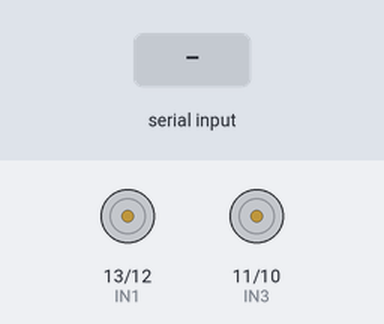
This sketch was run on a simulated Arduino Uno, built with avr-gcc and run on an emulated ATmega328P. On the bench: motor-driver pin pairs drawn as motors (green arrow = first pin HIGH = forward, orange = second pin HIGH = backward, longer = more drive, scaled by the enable pin). The inputs (shaded band) are chosen by the test bench.

Above: at 1.2 s.
1.3 s: "F" received over Serial
At 2.5 s:
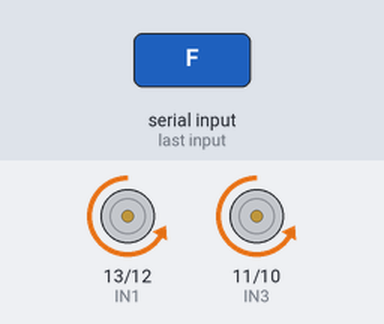
2.8 s: "B" received over Serial
At 3.8 s:
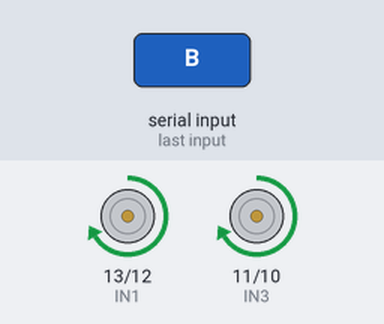
4.3 s: "R" received over Serial
At 5.0 s:
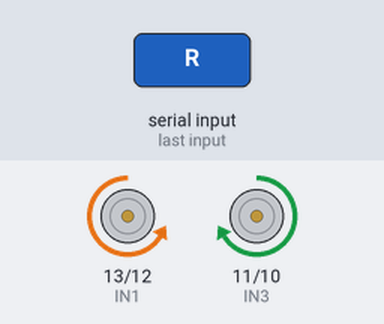
5.8 s: "L" received over Serial
At 6.1 s:
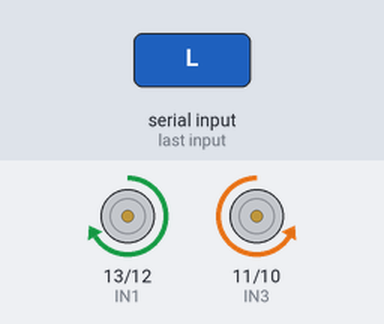
Timing chart, 0 to 8.3 s (numbered marks = the images above; inputs shaded):
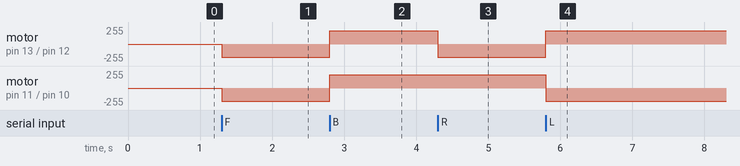

Measured:
- after the input at 1.3 s, motor on pin 13 (IN1) / pin 12 (IN2), motor on pin 11 (IN3) / pin 10 (IN4): stopped → backward 200/255 at once
- after the input at 2.8 s, motor on pin 13 (IN1) / pin 12 (IN2), motor on pin 11 (IN3) / pin 10 (IN4): backward 200/255 → forward 200/255 at once
- after the input at 4.3 s, motor on pin 13 (IN1) / pin 12 (IN2): forward 200/255 → backward 200/255 at once
- after the input at 5.8 s, motor on pin 13 (IN1) / pin 12 (IN2): backward 200/255 → forward 200/255 at once; motor on pin 11 (IN3) / pin 10 (IN4): forward 200/255 → backward 200/255 at once

The sketch:

prueba_sentido_motores.ino
```cpp
// Motor A --> IZQUIERDO
int ENA = 6;
int IN1 = 13;
int IN2 = 12;

// Motor B --> DERECHO
int ENB = 5;
int IN3 = 11;
int IN4 = 10;

int velocidad = 200;

void setup()
{
  Serial.begin(9600) ;

  pinMode (ENA, OUTPUT);
  pinMode (ENB, OUTPUT);
  pinMode (IN1, OUTPUT);
  pinMode (IN2, OUTPUT);
  pinMode (IN3, OUTPUT);
  pinMode (IN4, OUTPUT);
}

void loop()
{
  // Lectura del puerto serie
  if (Serial.available())
    switch (Serial.read())
    {
      case 'F':
        Adelante();
        break;
      case 'B':
        Atras();
        break;
      case 'R':
        Derecha();
        break;
      case 'L':
        Izquierda();
        break;
      case 'S':
        Parar();
        break;
    }
}

void Adelante ()
{
  // Direccion motor A
  digitalWrite (IN1, LOW);
  digitalWrite (IN2, HIGH);
  analogWrite (ENA, velocidad); // Velocidad motor A
  // Direccion motor B
  digitalWrite (IN3, LOW);
  digitalWrite (IN4, HIGH);
  analogWrite (ENB, velocidad); // Velocidad motor B
}

void Atras ()
{
  // Direccion motor A
  digitalWrite (IN1, HIGH);
  digitalWrite (IN2, LOW);
  analogWrite (ENA, velocidad); // Velocidad motor A
  // Direccion motor B
  digitalWrite (IN3, HIGH);
  digitalWrite (IN4, LOW);
  analogWrite (ENB, velocidad); // Velocidad motor B
}

void Derecha ()
{
  // Direccion motor A
  digitalWrite (IN1, LOW);
  digitalWrite (IN2, HIGH);
  analogWrite (ENA, velocidad); // Velocidad motor A
  // Direccion motor B
  digitalWrite (IN3, HIGH);
  digitalWrite (IN4, LOW);
  analogWrite (ENB, velocidad); // Velocidad motor B
}

void Izquierda ()
{
  // Direccion motor A
  digitalWrite (IN1, HIGH);
  digitalWrite (IN2, LOW);
  analogWrite (ENA, velocidad); // Velocidad motor A
  // Direccion motor B
  digitalWrite (IN3, LOW);
  digitalWrite (IN4, HIGH);
  analogWrite (ENB, velocidad); // Velocidad motor B
}

void Parar ()
{
  // Direccion motor A
  digitalWrite (IN1, LOW);
  digitalWrite (IN2, LOW);
  analogWrite (ENA, 0); // Velocidad motor A
  // Direccion motor B
  digitalWrite (IN3, LOW);
  digitalWrite (IN4, LOW);
  analogWrite (ENB, 0); // Velocidad motor B
}
```
